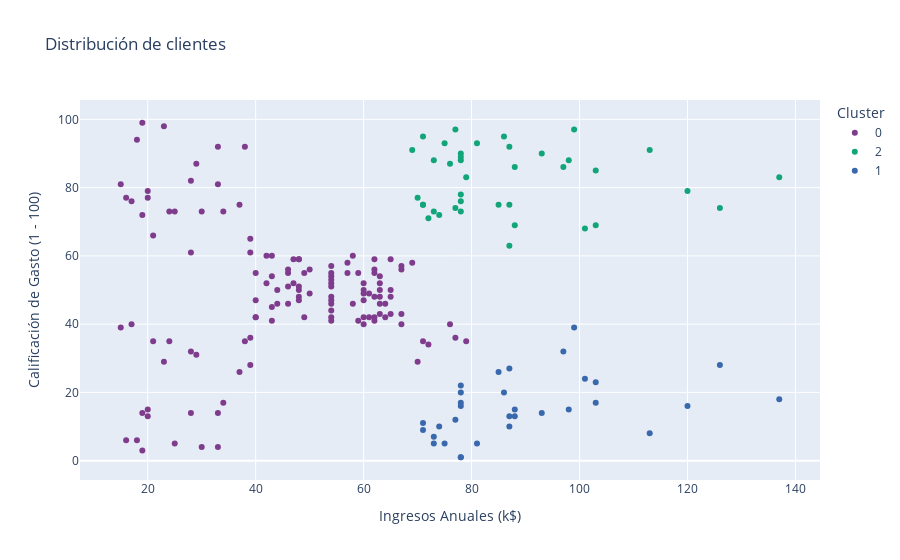

Notebook code for this chart:
### Markdown cell above
## Visualización de los clusters

Plotly maneja diferentes paletas de colores para datos discretos y datos contínuos.  En este ejemplo, los datos son discretos, por lo que se puede usar el parámetro "color_discrete_sequence":

color_discrete_sequence = px.colors.qualitative.**nombre_paleta**

Los colores disponibles son:

![Paletas de Colores](Plotly_qualitative_colors.png)

### Code cell
px.scatter(data_frame = X_con_clusters
           ,x = 'Annual Income (k$)'
           ,y = 'Spending Score (1-100)'
           ,color = 'Cluster'
           ,color_discrete_sequence = px.colors.qualitative.Bold
           ,title = "Distribución de clientes"
           ,labels = {'Annual Income (k$)': 'Ingresos Anuales (k$)'
                      ,'Spending Score (1-100)': 'Calificación de Gasto (1 - 100)'
                     }
           )

### Figure 1 — Plotly figure (JSON) as saved in the notebook; plotly's stock layout.template omitted (floating-point values rounded to 4 significant figures; data arrays with more than 128 entries replaced by an {"elided": "..."} marker saying what was removed)
{"data": [{"hovertemplate": "Cluster=0<br>Ingresos Anuales (k$)=%{x}<br>Calificación de Gasto (1 - 100)=%{y}<extra></extra>", "legendgroup": "0", "marker": {"color": "rgb(127, 60, 141)", "symbol": "circle"}, "mode": "markers", "name": "0", "orientation": "v", "showlegend": true, "type": "scatter", "x": {"elided": "129 int values"}, "xaxis": "x", "y": {"elided": "129 int values"}, "yaxis": "y"}, {"hovertemplate": "Cluster=2<br>Ingresos Anuales (k$)=%{x}<br>Calificación de Gasto (1 - 100)=%{y}<extra></extra>", "legendgroup": "2", "marker": {"color": "rgb(17, 165, 121)", "symbol": "circle"}, "mode": "markers", "name": "2", "orientation": "v", "showlegend": true, "type": "scatter", "x": [69, 70, 71, 71, 71, 72, 73, 73, 74, 75, 76, 77, 77, 78, 78, 78, 78, 78, 78, 79, 81, 85, 86, 87, 87, 87, 88, 88, 93, 97, 98, 99, 101, 103, 103, 113, 120, 126, 137], "xaxis": "x", "y": [91, 77, 95, 75, 75, 71, 88, 73, 72, 93, 87, 97, 74, 90, 88, 76, 89, 78, 73, 83, 93, 75, 95, 63, 75, 92, 86, 69, 90, 86, 88, 97, 68, 85, 69, 91, 79, 74, 83], "yaxis": "y"}, {"hovertemplate": "Cluster=1<br>Ingresos Anuales (k$)=%{x}<br>Calificación de Gasto (1 - 100)=%{y}<extra></extra>", "legendgroup": "1", "marker": {"color": "rgb(57, 105, 172)", "symbol": "circle"}, "mode": "markers", "name": "1", "orientation": "v", "showlegend": true, "type": "scatter", "x": [71, 71, 73, 73, 74, 75, 77, 78, 78, 78, 78, 78, 78, 81, 85, 86, 87, 87, 87, 88, 88, 93, 97, 98, 99, 101, 103, 103, 113, 120, 126, 137], "xaxis": "x", "y": [11, 9, 5, 7, 10, 5, 12, 22, 17, 20, 16, 1, 1, 5, 26, 20, 27, 13, 10, 13, 15, 14, 32, 15, 39, 24, 17, 23, 8, 16, 28, 18], "yaxis": "y"}], "layout": {"autosize": true, "legend": {"title": {"text": "Cluster"}, "tracegroupgap": 0}, "title": {"text": "Distribución de clientes"}, "xaxis": {"anchor": "y", "autorange": true, "domain": [0, 1], "range": [7.654, 144.3], "title": {"text": "Ingresos Anuales (k$)"}, "type": "linear"}, "yaxis": {"anchor": "x", "autorange": true, "domain": [0, 1], "range": [-7.087, 107.1], "title": {"text": "Calificación de Gasto (1 - 100)"}, "type": "linear"}}}
